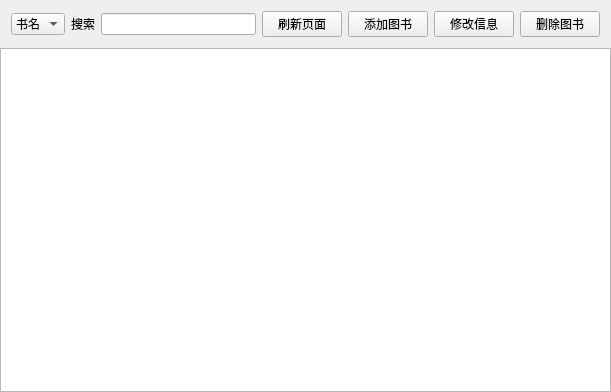
<?xml version="1.0" encoding="UTF-8"?>
<ui version="4.0">
 <class>Cell_BkMgrClass</class>
 <widget class="QWidget" name="Cell_BkMgrClass">
  <property name="geometry">
   <rect>
    <x>0</x>
    <y>0</y>
    <width>611</width>
    <height>392</height>
   </rect>
  </property>
  <property name="windowTitle">
   <string>Cell_BkMgr</string>
  </property>
  <property name="autoFillBackground">
   <bool>false</bool>
  </property>
  <layout class="QGridLayout" name="gridLayout_2">
   <property name="leftMargin">
    <number>0</number>
   </property>
   <property name="topMargin">
    <number>0</number>
   </property>
   <property name="rightMargin">
    <number>0</number>
   </property>
   <property name="bottomMargin">
    <number>0</number>
   </property>
   <property name="spacing">
    <number>0</number>
   </property>
   <item row="0" column="0">
    <widget class="QWidget" name="widget" native="true">
     <property name="name" stdset="0">
      <string>bg</string>
     </property>
     <layout class="QGridLayout" name="gridLayout">
      <item row="0" column="2">
       <widget class="QLineEdit" name="le_qry">
        <property name="name" stdset="0">
         <string>le</string>
        </property>
       </widget>
      </item>
      <item row="0" column="5">
       <widget class="QPushButton" name="btn_set">
        <property name="text">
         <string>修改信息</string>
        </property>
        <property name="name" stdset="0">
         <string>btn</string>
        </property>
       </widget>
      </item>
      <item row="0" column="1">
       <widget class="QLabel" name="lb_qry">
        <property name="text">
         <string>搜索</string>
        </property>
        <property name="name" stdset="0">
         <string>lb</string>
        </property>
       </widget>
      </item>
      <item row="0" column="6">
       <widget class="QPushButton" name="btn_dlt">
        <property name="text">
         <string>删除图书</string>
        </property>
        <property name="name" stdset="0">
         <string>btn</string>
        </property>
       </widget>
      </item>
      <item row="0" column="4">
       <widget class="QPushButton" name="btn_imp">
        <property name="text">
         <string>添加图书</string>
        </property>
        <property name="name" stdset="0">
         <string>btn</string>
        </property>
       </widget>
      </item>
      <item row="0" column="0">
       <widget class="QComboBox" name="comboBox">
        <property name="name" stdset="0">
         <string>cbox</string>
        </property>
        <item>
         <property name="text">
          <string>书名</string>
         </property>
        </item>
        <item>
         <property name="text">
          <string>作者</string>
         </property>
        </item>
        <item>
         <property name="text">
          <string>类型</string>
         </property>
        </item>
        <item>
         <property name="text">
          <string>ID</string>
         </property>
        </item>
       </widget>
      </item>
      <item row="0" column="3">
       <widget class="QPushButton" name="btn_ref">
        <property name="text">
         <string>刷新页面</string>
        </property>
        <property name="name" stdset="0">
         <string>btn</string>
        </property>
       </widget>
      </item>
     </layout>
    </widget>
   </item>
   <item row="1" column="0">
    <widget class="QTableView" name="tableView">
     <property name="name" stdset="0">
      <string>tb</string>
     </property>
    </widget>
   </item>
  </layout>
 </widget>
 <layoutdefault spacing="6" margin="11"/>
 <resources/>
 <connections/>
</ui>
